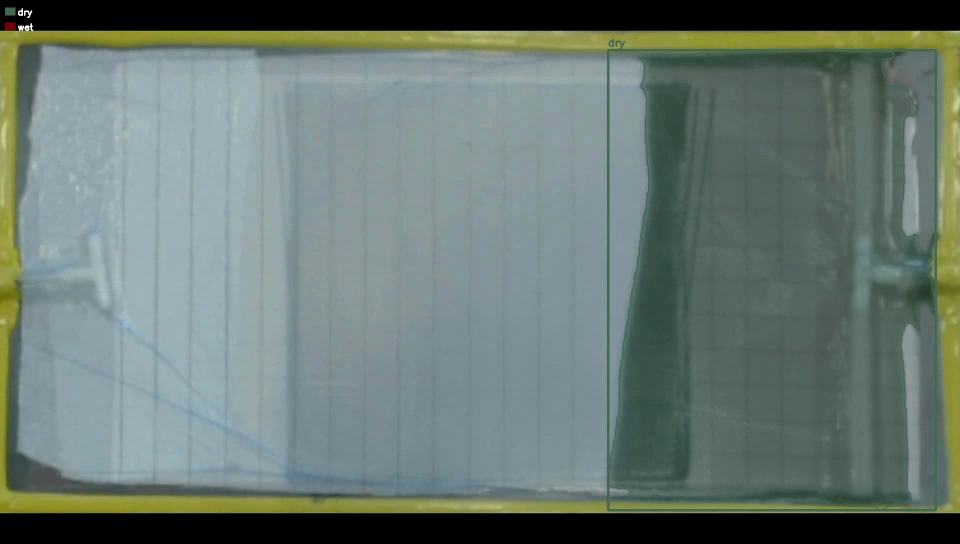
#> input picture frame 10 of yolo_overlay_input4.mp4, 1920 x 1088 px, given in place of input_1.mp4, which was not available (shown at 1/2 size)
$ python build_pre_post_blur_panels.py
#> lines starting #> are read from the running program, lines starting #| are printed output that depends on the picture; pictures that were not available may be replaced by others from this repository, and a replacement may not be noted
"""Render the pre/post-blur panels for fig:pre_post_blur.

Uses the input_1 bump event (frame 10 reference, frame 75 current) with
camera-shift stabilization deliberately TURNED OFF. The ~3.7 px residual
shift produces high-frequency edge artifacts on every laminate edge,
which is exactly the regime where pre- and post-delta blurring matter.

Six panels in a 2-row by 3-column grid:

   row 1 (working channel after pre-delta blur):
     k_p = 0  (integrated, no pre-blur)        col 0
     k_p = 5                                    col 1
     k_p = 9                                    col 2

   row 2 (resulting delta D_t after the same pre-blur, then a Gaussian
          post-blur with k_b = 9):
     k_p = 0  (integrated)                      col 0
     k_p = 5                                    col 1
     k_p = 9                                    col 2

The two integrated-configuration panels (col 0 on both rows) get a
garnet outline in the Typst figure.
"""

from __future__ import annotations

from pathlib import Path

import cv2
import numpy as np

REPO = Path("/Users/user/Downloads/vrifa")
VIDEO = REPO / "data" / "input_1.mp4"
OUT_DIR = REPO / "paper" / "typst" / "figures" / "pre_post_blur_panels"
OUT_DIR.mkdir(exist_ok=True, parents=True)

REF_IDX = 10
CUR_IDX = 75

KP_LEVELS = (0, 5, 9)       # pre-delta blur kernel sizes
KB = 9                       # post-delta blur kernel size

PANEL_W, PANEL_H = 960, 540

BG_INSIDE_ROI = (40, 40, 40)
BG_OUTSIDE_ROI = (0, 0, 0)


def read_frame(idx):
#> called with idx = 10
    cap = cv2.VideoCapture(str(VIDEO))
    cap.set(cv2.CAP_PROP_POS_FRAMES, float(idx))
    ok, f = cap.read()
#> f is the input picture: shape (1088, 1920, 3); mean B, G, R 114.5, 120.4, 105.1
    cap.release()
    return f


def gaussian_blur(channel_u8, k):
    if k <= 0:
        return channel_u8.copy()
    k = k if k % 2 == 1 else k + 1
    return cv2.GaussianBlur(channel_u8, (k, k), 0)


def fit(img):
    return cv2.resize(img, (PANEL_W, PANEL_H), interpolation=cv2.INTER_AREA)


def heatmap(delta, vmax):
    scaled = np.clip(
        delta.astype(np.float32) * 255.0 / max(vmax, 1), 0, 255,
    ).astype(np.uint8)
    hm = cv2.applyColorMap(scaled, cv2.COLORMAP_TURBO)
    hm[delta == 0] = BG_INSIDE_ROI
    return hm


def main():
    ref = read_frame(REF_IDX)
    cur = read_frame(CUR_IDX)
#> call 2 of read_frame, with idx = 75
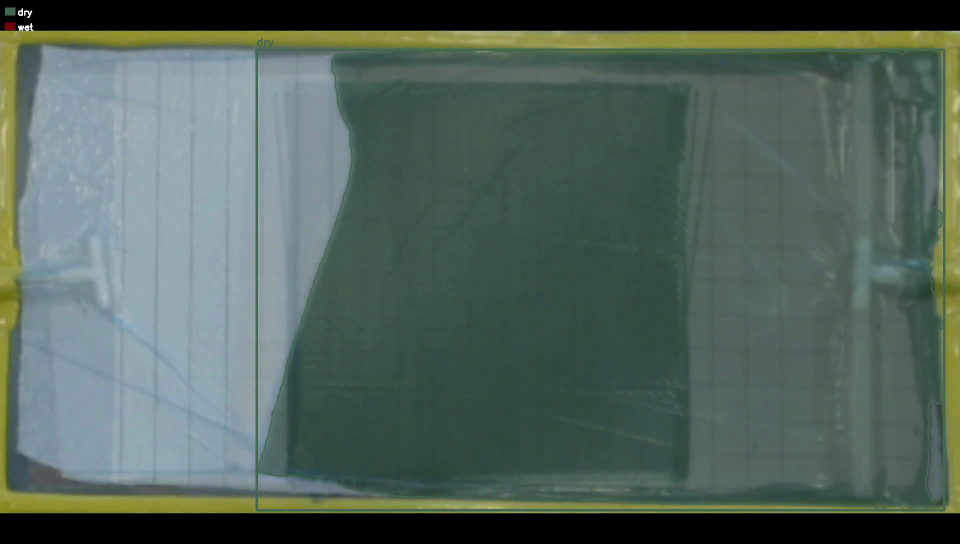
#> input picture frame 75 of yolo_overlay_input4.mp4, 1920 x 1088 px, given in place of input_1.mp4, which was not available (shown at 1/2 size)
#> in read_frame, f is the input picture: shape (1088, 1920, 3); mean B, G, R 91.1, 99.7, 82.6
    L_ref = cv2.cvtColor(ref, cv2.COLOR_BGR2LAB)[..., 0]
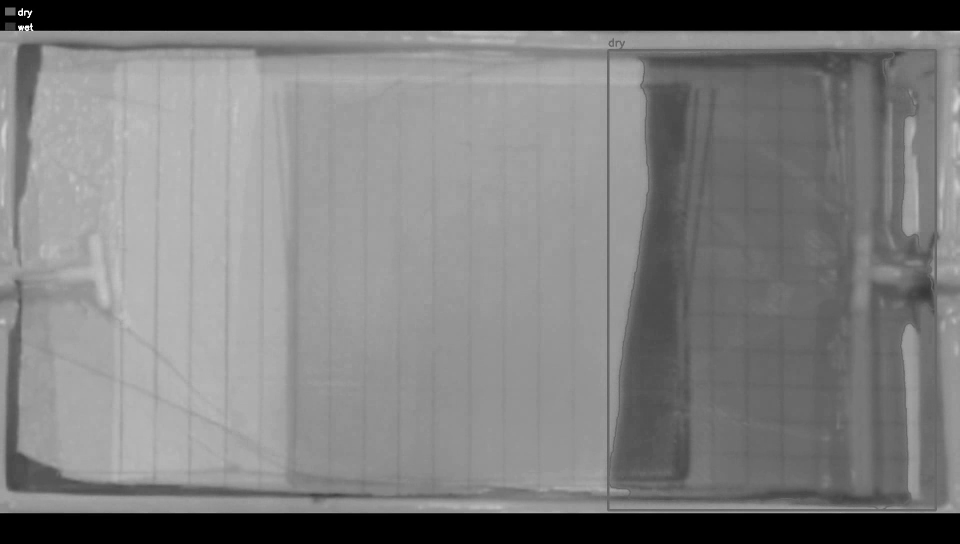
#> L_ref: shape (1088, 1920) (shown at 1/2 size); min 0, max 255, mean 124.4
    L_cur = cv2.cvtColor(cur, cv2.COLOR_BGR2LAB)[..., 0]

    # For each pre-blur level, compute L* after pre-blur (current frame
    # only — that's the "working channel after pre-delta blur" panel),
    # the delta, and the post-blurred delta.
    L_curs = []
    deltas = []
    for kp in KP_LEVELS:
        L_ref_b = gaussian_blur(L_ref, kp)
        L_cur_b = gaussian_blur(L_cur, kp)
        L_curs.append(L_cur_b)

        d = np.maximum(L_ref_b.astype(np.int16) - L_cur_b.astype(np.int16), 0)
        d = np.clip(d, 0, 255).astype(np.uint8)
        d_post = gaussian_blur(d, KB)
        deltas.append(d_post)
#> this loop made 3 passes
#> pass 1, in main, `d = np.maximum(L_ref_b.astype(np.int16) - L_cur_b.astype(np.int16), 0)`:
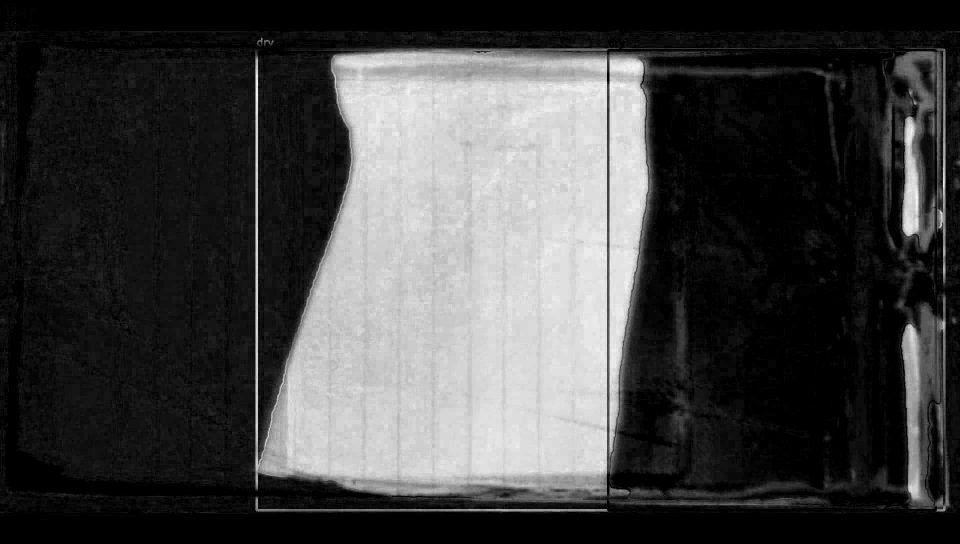
#> d: shape (1088, 1920) int16 (shown at 1/2 size); min 0, max 84, mean 22.1; drawn with min black and max white
#> pass 1, in main, `d = np.clip(d, 0, 255).astype(np.uint8)`:
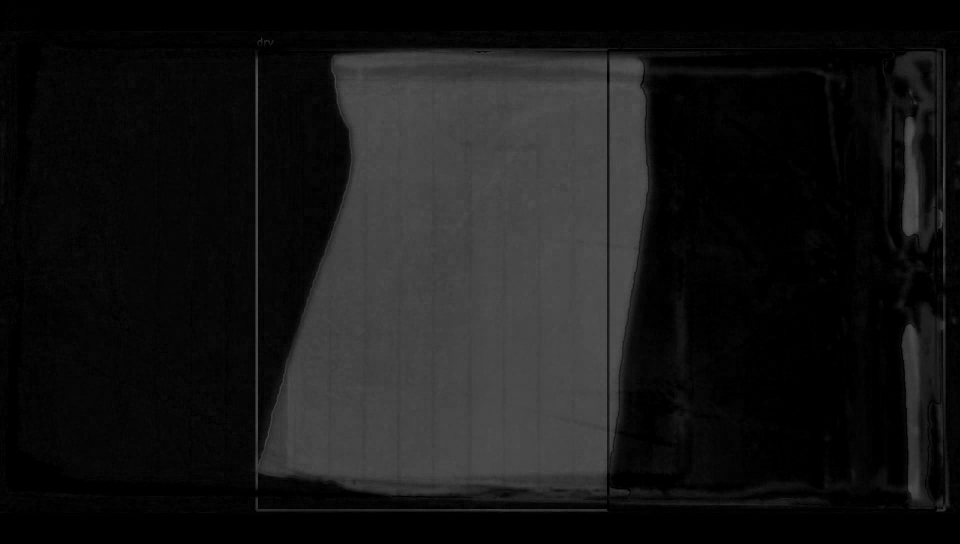
#> d: shape (1088, 1920) (shown at 1/2 size); min 0, max 84, mean 22.1
#> after the loop, L_curs = 3 items; deltas = 3 items

    vmax = int(max(d.max() for d in deltas))
#> vmax = 81
    print(f"shared vmax: {vmax}")
#| shared vmax: 81
    for kp, d in zip(KP_LEVELS, deltas):
        print(f"  k_p={kp}: max={d.max()}, mean={d.mean():.2f}")
#> this loop made 3 passes
#> kp on passes 1 to 3: 0, 5, 9
#|   k_p=0: max=81, mean=22.07
#|   k_p=5: max=80, mean=22.04
#|   k_p=9: max=80, mean=22.02

    # Row 1: working channel after pre-blur (grayscale).
    for kp, l in zip(KP_LEVELS, L_curs):
        cv2.imwrite(str(OUT_DIR / f"row0_kp{kp}.png"), fit(l))
#> this loop made 3 passes
#> pass 1, in main, `cv2.imwrite(str(OUT_DIR / f"row0_kp{kp}.png"), fit(l))`:
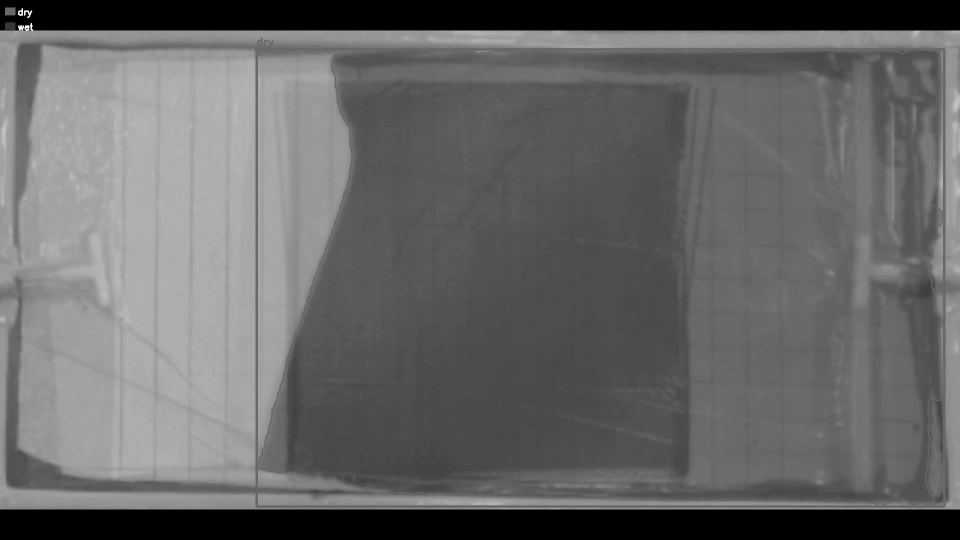
#> saved as row0_kp0.png: shape (540, 960); min 0, max 254, mean 102.6

    # Row 2: resulting delta after pre-blur + post-blur (Turbo heatmap).
    for kp, d in zip(KP_LEVELS, deltas):
        cv2.imwrite(str(OUT_DIR / f"row1_kp{kp}.png"), fit(heatmap(d, vmax)))
#> this loop made 3 passes
#> pass 1, in heatmap, `hm = cv2.applyColorMap(scaled, cv2.COLORMAP_TURBO)`:
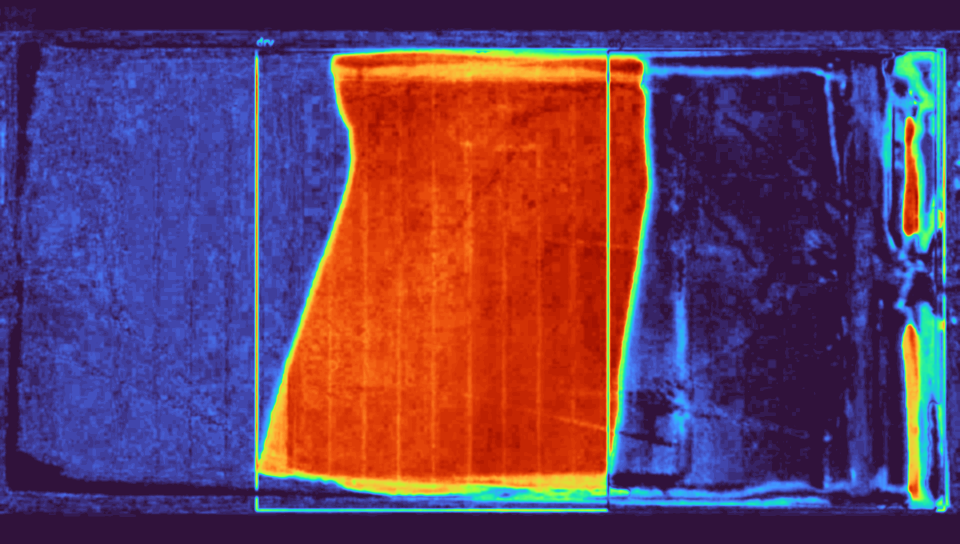
#> hm: shape (1088, 1920, 3) (shown at 1/2 size); mean B, G, R 94.5, 61.6, 100.8
#> pass 1, in main, `cv2.imwrite(str(OUT_DIR / f"row1_kp{kp}.png"), fit(heatmap(d, vmax)))`:
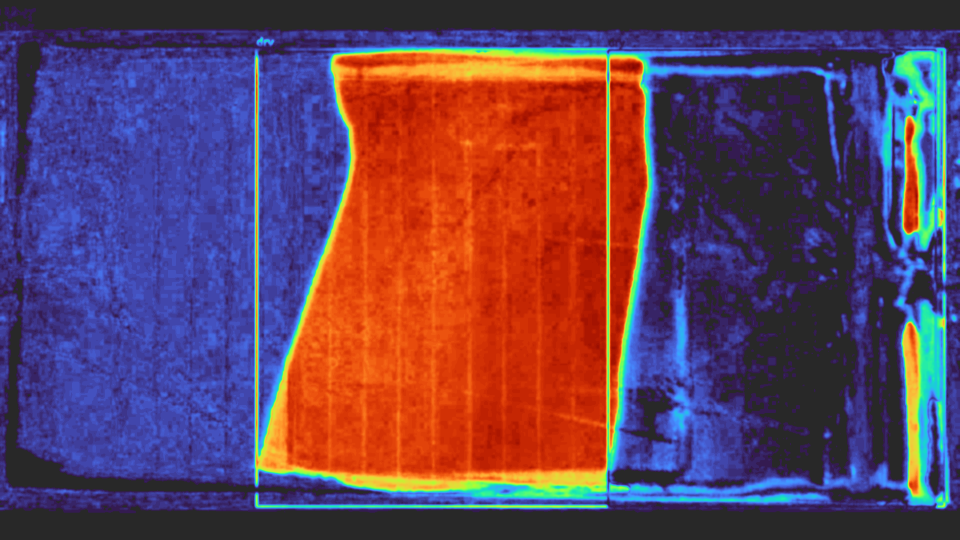
#> saved as row1_kp0.png: shape (540, 960, 3); mean B, G, R 90.4, 66.4, 99.1

    print(f"wrote 6 panels to {OUT_DIR}")


if __name__ == "__main__":
    main()

$ run again, starting later in the video
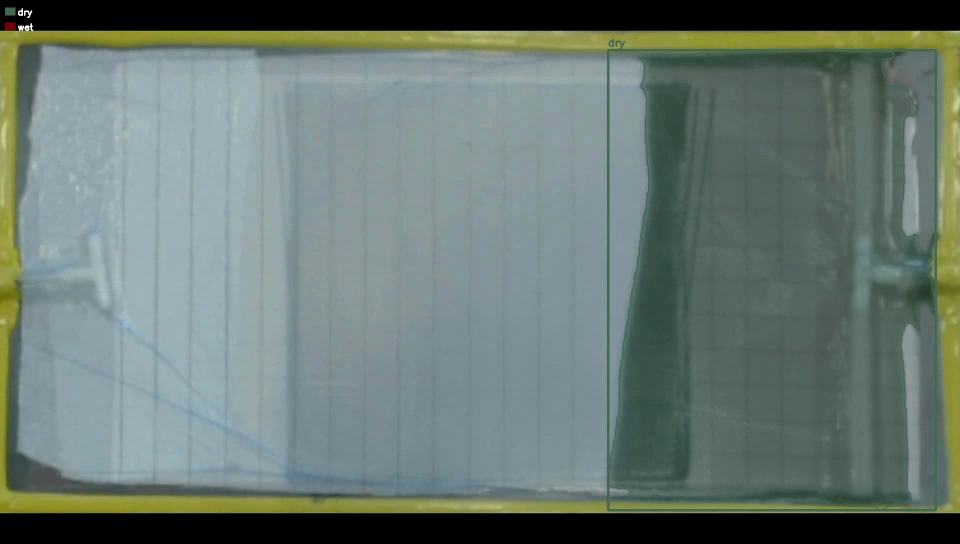
#> input picture frame 10 of yolo_overlay_input4.mp4, 1920 x 1088 px, given in place of input_1.mp4, which was not available (shown at 1/2 size)
#> in read_frame, f is the input picture: shape (1088, 1920, 3); mean B, G, R 114.5, 120.4, 105.1
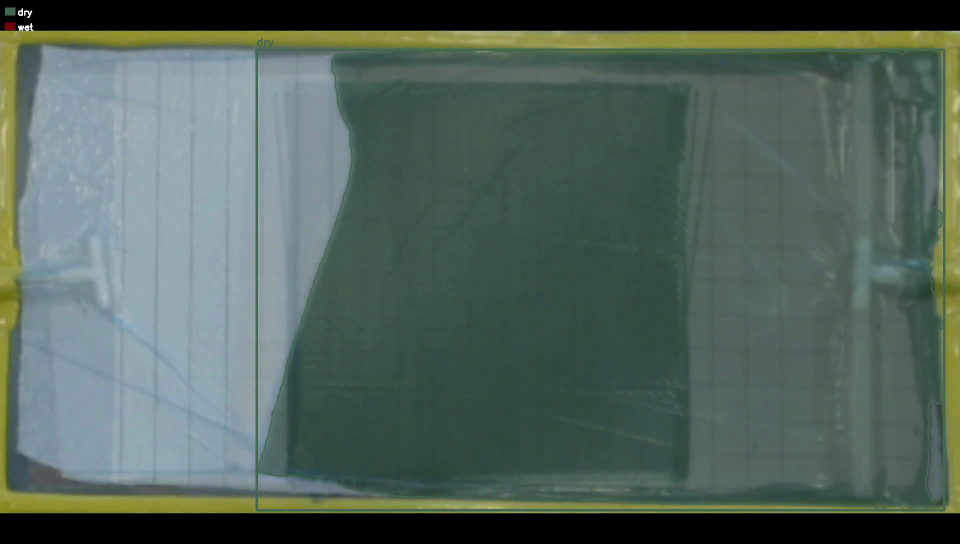
#> input picture frame 75 of yolo_overlay_input4.mp4, 1920 x 1088 px, given in place of input_1.mp4, which was not available (shown at 1/2 size)
#> in read_frame, f is the input picture: shape (1088, 1920, 3); mean B, G, R 91.1, 99.7, 82.6
#> after the loop in main, `for kp in KP_LEVELS:`: L_curs = 3 items
#> vmax = 81
#| shared vmax: 81
#> the loop in main, `for kp, d in zip(KP_LEVELS, deltas):` made 3 passes
#> kp on passes 1 to 3: 0, 5, 9
#> (printed output is left out)
#> the loop in main, `for kp, l in zip(KP_LEVELS, L_curs):` made 3 passes

$ run again, starting later in the video
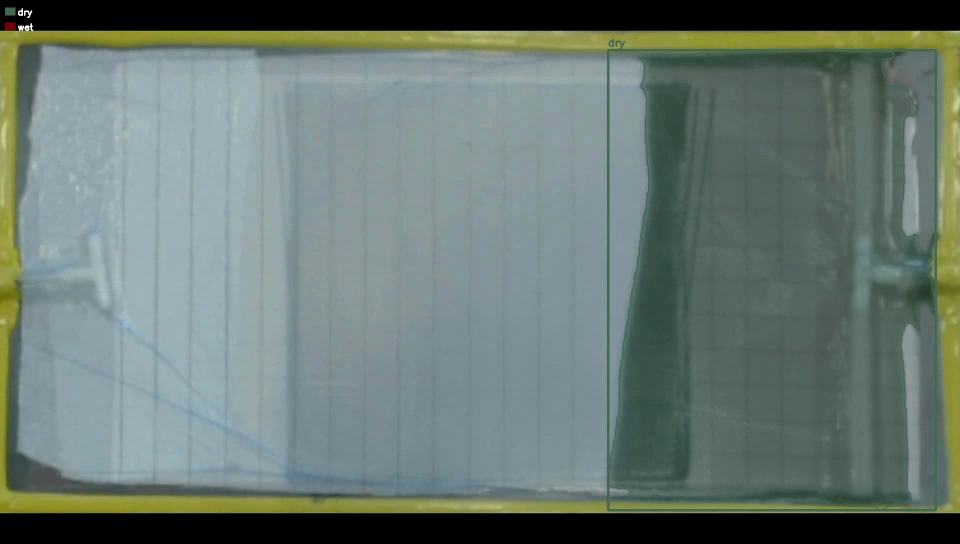
#> input picture frame 10 of yolo_overlay_input4.mp4, 1920 x 1088 px, given in place of input_1.mp4, which was not available (shown at 1/2 size)
#> in read_frame, f is the input picture: shape (1088, 1920, 3); mean B, G, R 114.5, 120.4, 105.1
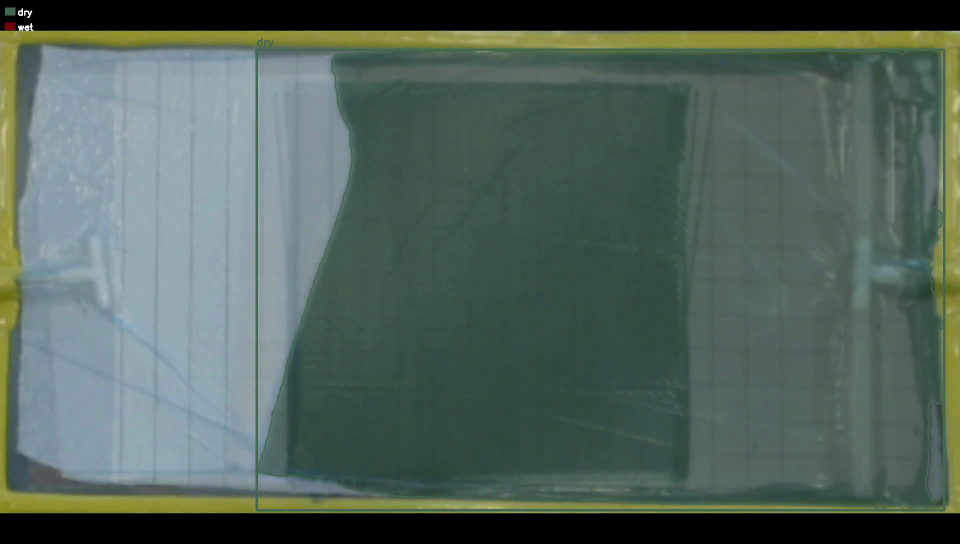
#> input picture frame 75 of yolo_overlay_input4.mp4, 1920 x 1088 px, given in place of input_1.mp4, which was not available (shown at 1/2 size)
#> in read_frame, f is the input picture: shape (1088, 1920, 3); mean B, G, R 91.1, 99.7, 82.6
#> after the loop in main, `for kp in KP_LEVELS:`: L_curs = 3 items
#> vmax = 81
#| shared vmax: 81
#> the loop in main, `for kp, d in zip(KP_LEVELS, deltas):` made 3 passes
#> kp on passes 1 to 3: 0, 5, 9
#> (printed output is left out)
#> the loop in main, `for kp, l in zip(KP_LEVELS, L_curs):` made 3 passes
